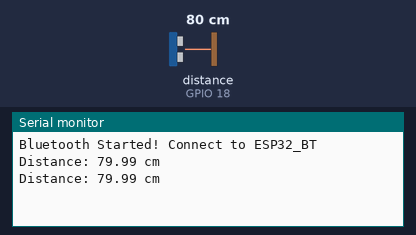
Bench run of a sketch on a simulated ESP32. Parts: the last lines printed to the serial monitor. Wiring (inferred from the names in the program): ultrasonic range finder: trigger GPIO 5; echo GPIO 18. The inputs (shaded band) are chosen by the test bench; at power-on: distance to the obstacle (sensor on GPIO 18) 80 cm. The echo pulse lasts 58.3 µs per cm; nothing arrives over Bluetooth unless stated.

Above: at 1.8 s.
1.9 s: distance to the obstacle (sensor on GPIO 18) set to 2 cm
At 2.8 s:
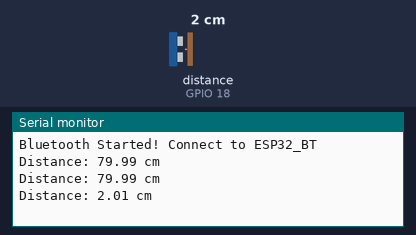
3.4 s: distance to the obstacle (sensor on GPIO 18) set to 4 cm
At 4.8 s:
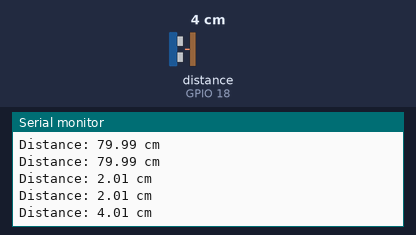
Timing chart, 0 to 6.4 s (numbered marks = the images above; inputs shaded):
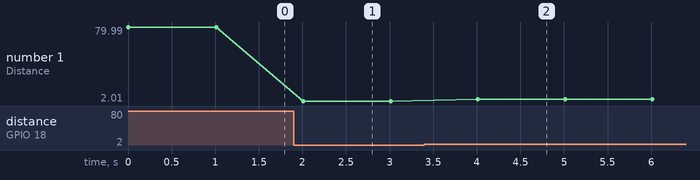

The sketch:

30_Bluetooth_UltersonicSensor.ino
```cpp
#include "BluetoothSerial.h"
#define TRIG_PIN  5
#define ECHO_PIN  18

BluetoothSerial SerialBT;

void setup() {
    Serial.begin(115200);
    SerialBT.begin("Prateek");
    pinMode(TRIG_PIN, OUTPUT);
    pinMode(ECHO_PIN, INPUT);
    Serial.println("Bluetooth Started! Connect to ESP32_BT");
}

float getDistance() {
    digitalWrite(TRIG_PIN, LOW);
    delayMicroseconds(2);
    digitalWrite(TRIG_PIN, HIGH);
    delayMicroseconds(10);
    digitalWrite(TRIG_PIN, LOW);

    long duration = pulseIn(ECHO_PIN, HIGH);
    float distance = (duration * 0.0343) / 2;
    return distance;
}

void loop() {
    float distance = getDistance();
    Serial.print("Distance: ");
    Serial.print(distance);
    Serial.println(" cm");

    SerialBT.print("Distance: ");
    SerialBT.print(distance);
    SerialBT.println(" cm");

    delay(1000);
}
```

Measured:
- after the input at 1.9 s, the serial monitor: prints a new line after 0.11 s (image 1)
- after the input at 3.4 s, the serial monitor: prints a new line after 0.61 s (image 2)
- plotted number 1: 79.99 → 2.01 after the input at 1.9 s, 2.01 → 4.01 after the input at 3.4 s
